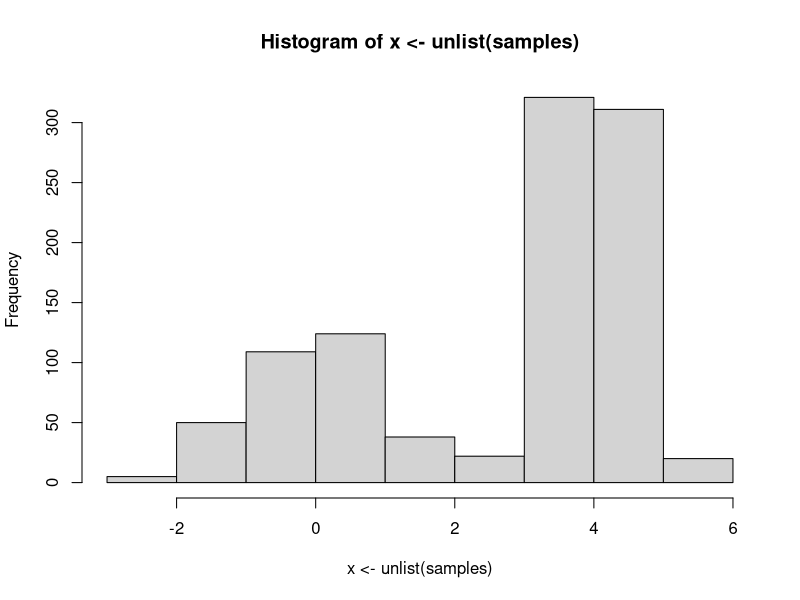
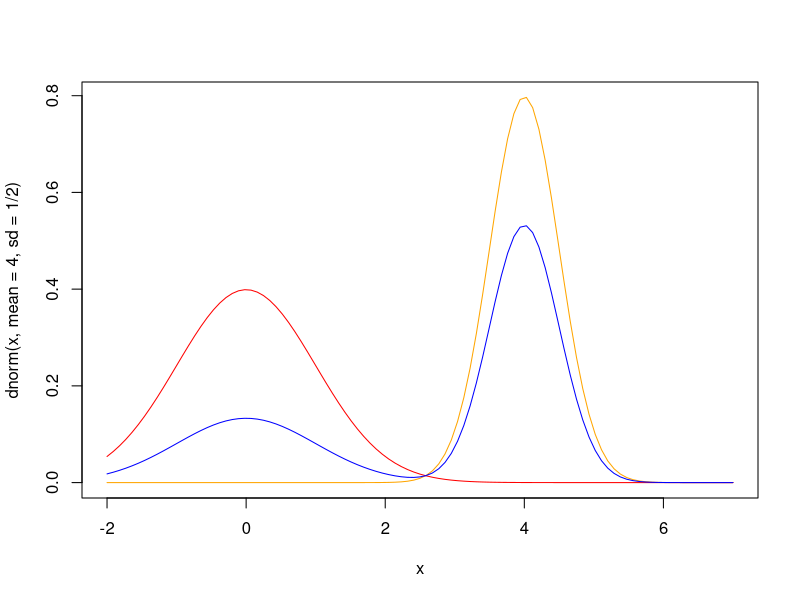
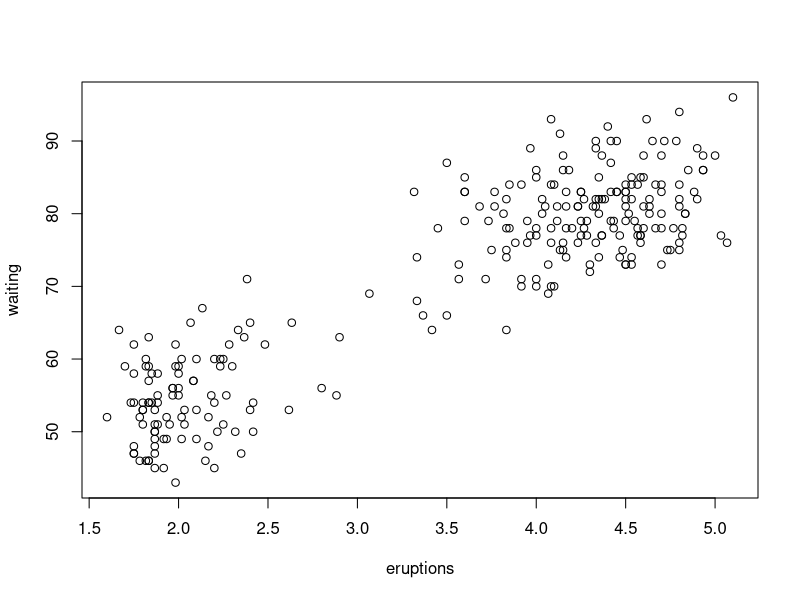
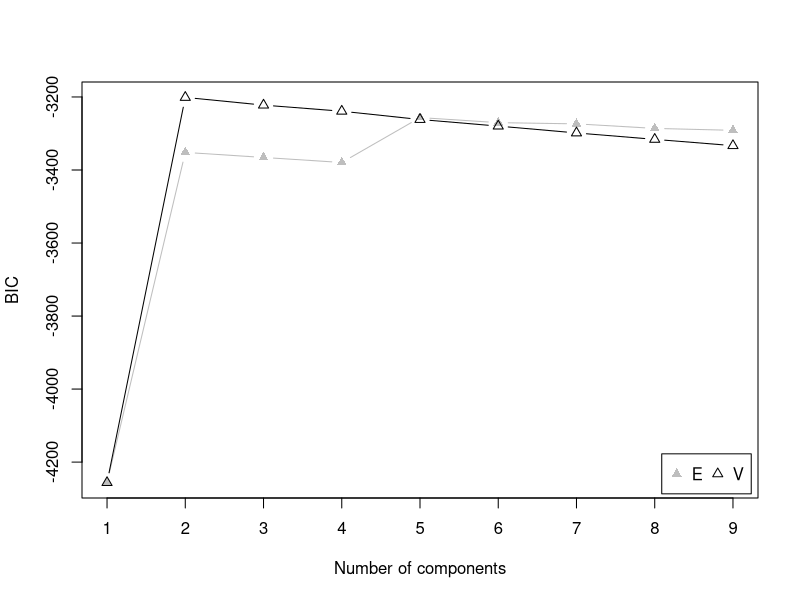
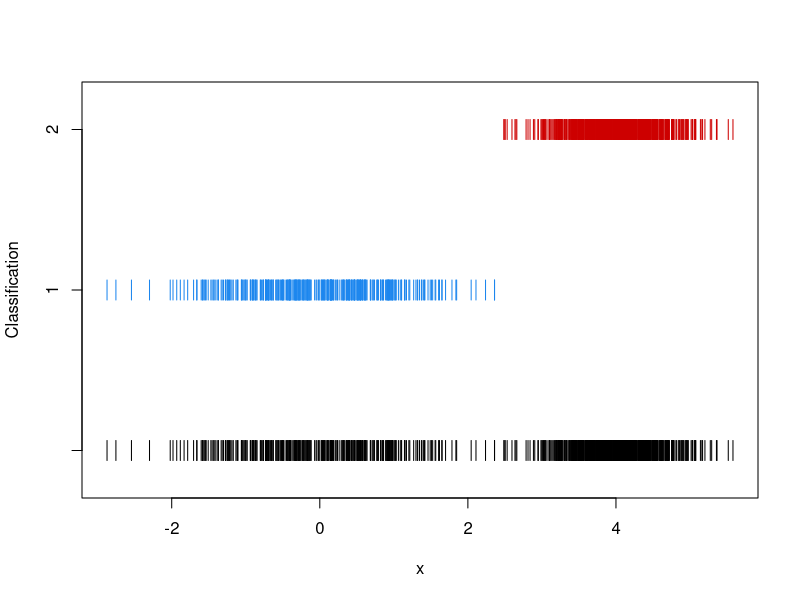
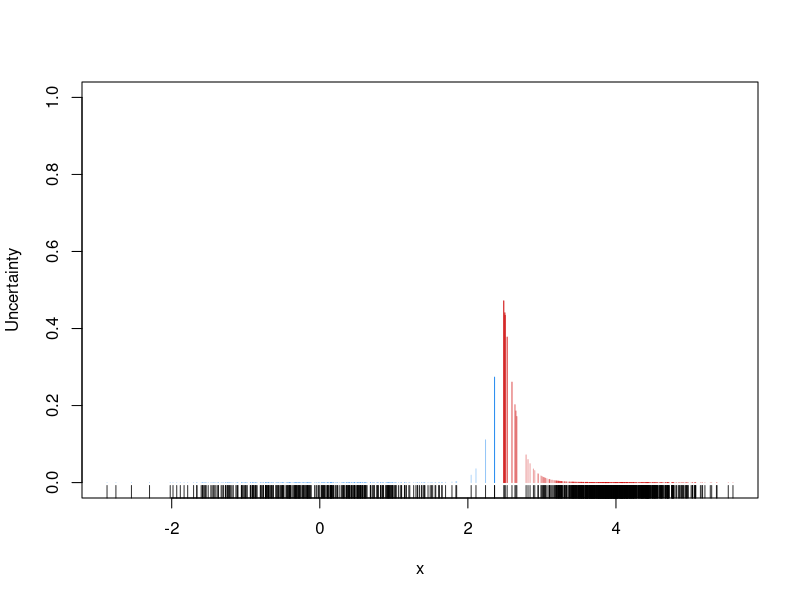
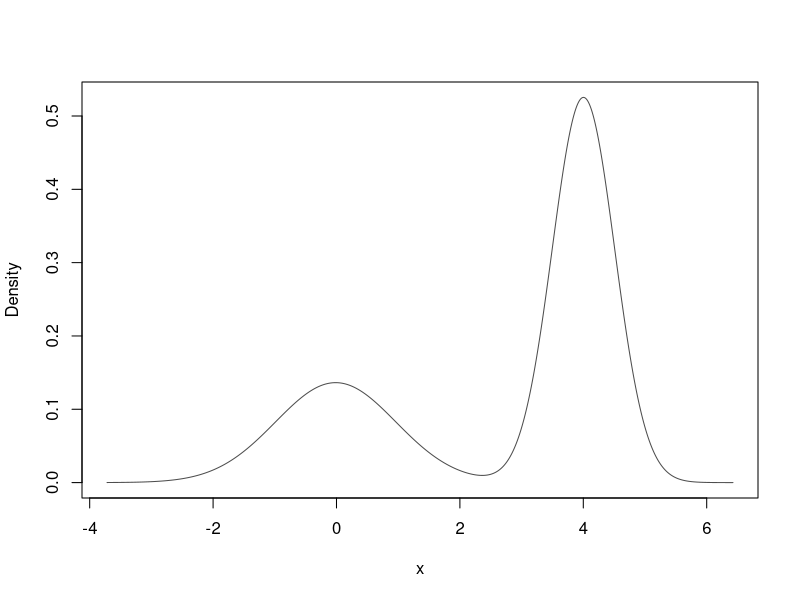
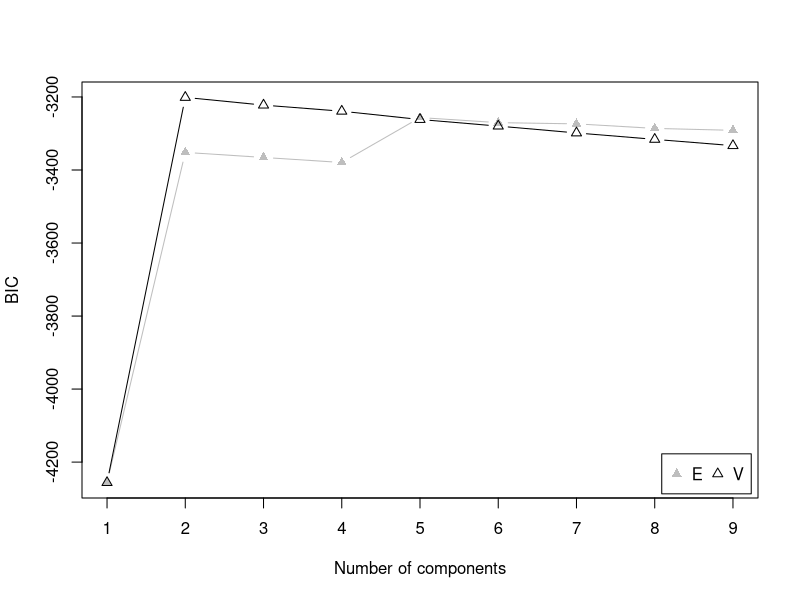

Write the R code that produced these figures, in order.
## ---- chunk 1

nks<-rmultinom(1,1000,prob=c(1/3,2/3))
means<-c(0,4)
sds<-c(1,1/2)
samples<-mapply(function(nk,mean,sd){rnorm(nk,mean,sd)},nks,means,sds)
hist(x<-unlist(samples))


curve(dnorm(x,mean=4,sd=1/2),-2,7,col="orange")
curve(dnorm(x,mean=0,sd=1),-2,7,add=TRUE,col="red")

mixture<-function(x){
  1/3*dnorm(x,mean=0,sd=1)+
    2/3*dnorm(x,mean=4,sd=1/2)
  }
curve(mixture(x), -2, 7, col="blue", add=TRUE)



## ---- chunk 2
res.means<-kmeans(x, 2, nstart = 10)
list.of.cluster<-split(data.frame(x), res.means$cluster)
res.means
## ---- chunk 3
library(mclust)
Mclust(x)->res
summary(res)

#summary(Mclust(x,modelNames = 'E'))#????????????bic
#summary(Mclust(x,modelNames = 'V'))#????????????bic
## ---- chunk 4
Mclust(x, 2, modelNames = "V") -> res.2V
Mclust(x, 2, modelNames = "E") -> res.2E
## ---- chunk 5
data(faithful)
plot(faithful)
## ---- chunk 6
res_Mclust<-Mclust(faithful)
summary(res_Mclust)

## ---- chunk 7
#res$z  #matrice of tik

res$parameters

res$classification #the classification

## ---- chunk 8
plot(res,"BIC")
## ---- chunk 9
plot(res,"classification")
## ---- chunk 10
plot(res,"uncertainty")
## ---- chunk 11
plot(res,"density")
## ---- chunk 12
out.dist=dist(faithful,method="euclidean")  
res_hclust<-hclust(out.dist, method = "complete")
## ---- chunk 13
summary(res_hclust)
## ---- chunk 14
plot(res)
## ---- chunk 15
cutree(res_hclust,3)->res_hclust.cluster
res_Mclust$classification->  res_Mclust.cluster
table(res_hclust.cluster,res_Mclust.cluster)
